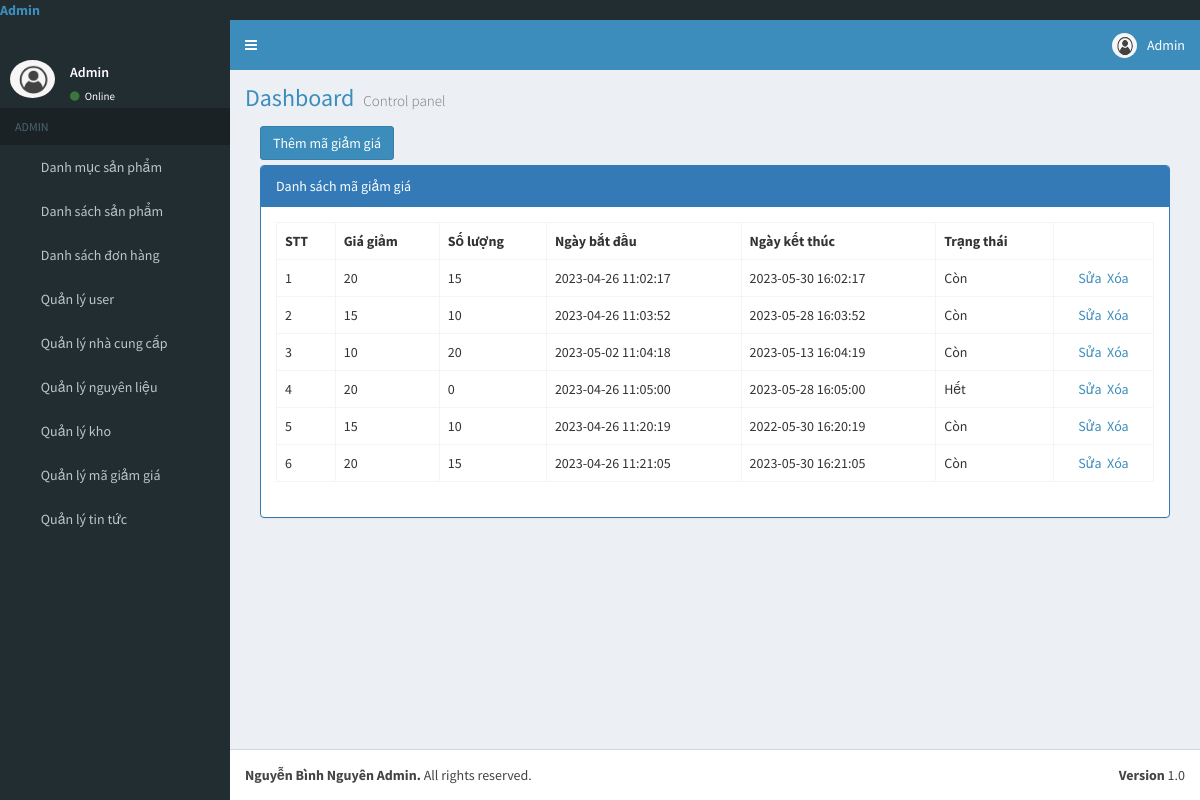
Page /index.php?area=Backend&controller=Discount (signed in) on the committed database.
### tables this page shows
CREATE TABLE `tbl_discount` (
  `MaGG` int(11) NOT NULL,
  `GiaGiam` int(11) NOT NULL,
  `SoLuong` int(11) NOT NULL,
  `ChiTiet` varchar(500) NOT NULL,
  `NgayBatDau` datetime NOT NULL,
  `NgayKetThuc` datetime NOT NULL,
  `TrangThai` varchar(50) NOT NULL
);

### Controllers/Backend/DiscountController.php (called while the page is built, shortened)
<?php
	include "Models/Backend/DiscountModel.php";
	class DiscountController extends Controller{
		public function index(){
			$data = $this->fetchAll();
			$this->renderHTML("Views/Backend/DiscountView.php",array("data"=>$data));
		}
	}
 ?>

### index.php (called while the page is built, shortened)
<?php
	include "App/Routing.php";
 ?>

### Models/Backend/DiscountModel.php (called while the page is built, shortened)
<?php
	trait DiscountModel{
		public function fetchAll(){
			$conn = Connection::getInstance();
			$query = $conn->query("select * from tbl_discount order by MaGG asc");
			return $query->fetchAll();
		}
	}
 ?>

### Views/Backend/DiscountView.php (the view, shortened to what this page needs)
<div class="col-md-12">
    <div style="margin-bottom:5px;">
        <a href="index.php?area=backend&controller=Discount&action=add" class="btn btn-primary">Thêm mã giảm giá</a>
    </div>
    <div class="panel panel-primary">
        <div class="panel-heading">Danh sách mã giảm giá</div>
        <div class="panel-body">
            <table class="table table-bordered table-hover">
                <tr>
                    <th>STT</th>
                    <th>Giá giảm</th>
                    <th>Số lượng</th>
                    <th>Ngày bắt đầu</th>
                    <th>Ngày kết thúc</th>
                    <th>Trạng thái</th>
                    <th style="width:100px;"></th>
                </tr>
                <?php $cnt=1;foreach($data as $rows): ?>
                <tr>
                    <td><?php echo $cnt;$cnt++; ?></td>
                    <td><?php echo $rows->GiaGiam; ?></td>
                    <td><?php echo $rows->SoLuong; ?></td>
                    <td><?php echo $rows->NgayBatDau; ?></td>
                    <td><?php echo $rows->NgayKetThuc; ?></td>
                    <td><?php echo $rows->TrangThai; ?></td>
                    <td style="text-align:center;">
                        <a href="index.php?area=backend&controller=Discount&action=edit&id=<?php echo $rows->MaGG; ?>">Sửa</a>&nbsp;
                        <a href="index.php?area=backend&controller=Discount&action=delete&id=<?php echo $rows->MaGG; ?>" onclick="return window.confirm('Are you sure?');">Xóa</a>
                    </td>
                </tr>
                <?php endforeach; ?>
            </table>
        </div>
    </div>
</div>

### rows in the picture
tbl_discount: GiaGiam "20", SoLuong "15", NgayBatDau "2023-04-26 11:02:17", NgayKetThuc "2023-05-30 16:02:17", TrangThai "Còn"
tbl_discount: GiaGiam "15", SoLuong "10", NgayBatDau "2023-04-26 11:03:52", NgayKetThuc "2023-05-28 16:03:52", TrangThai "Còn"
tbl_discount: GiaGiam "10", SoLuong "20", NgayBatDau "2023-05-02 11:04:18", NgayKetThuc "2023-05-13 16:04:19", TrangThai "Còn"
tbl_discount: GiaGiam "20", SoLuong "0", NgayBatDau "2023-04-26 11:05:00", NgayKetThuc "2023-05-28 16:05:00", TrangThai "Hết"
tbl_discount: GiaGiam "15", SoLuong "10", NgayBatDau "2023-04-26 11:20:19", NgayKetThuc "2022-05-30 16:20:19", TrangThai "Còn"
tbl_discount: GiaGiam "20", SoLuong "15", NgayBatDau "2023-04-26 11:21:05", NgayKetThuc "2023-05-30 16:21:05", TrangThai "Còn"

### other values in the picture
$_SESSION["fullname"] "Admin"
